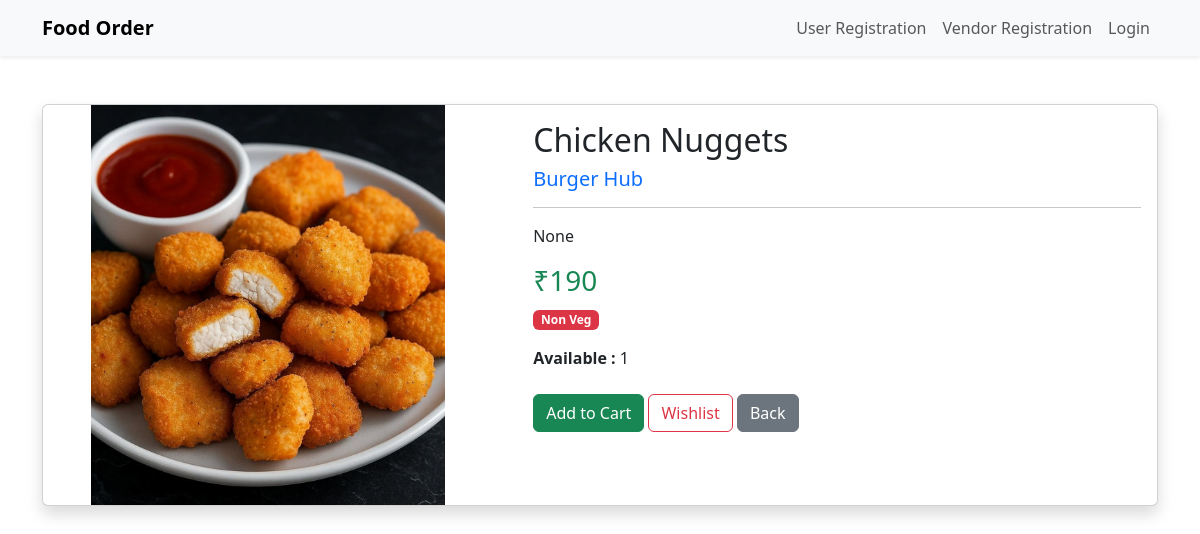
/food/13/, run on the app's committed database.
### menu/models.py (models this page shows)
class FoodMenu(models.Model):
    restaurant = models.ForeignKey(
        VendorDetails,
        on_delete=models.CASCADE,null=True,
    blank=True
    )
    food_types = [
        ('VEG', 'veg'),
        ('NONVEG', 'nonveg')
    ]
    foodname = models.CharField(max_length=100)
    type = models.CharField(max_length=100, choices=food_types)
    price = models.IntegerField()
    foodimg = models.ImageField(upload_to='foodimg/')
    Qty = models.CharField(max_length=100)
    description = models.TextField(max_length=300, blank=True, null=True)

### accounts/models.py (models this page shows, shortened)
class VendorDetails(models.Model):
    user = models.OneToOneField(User,on_delete=models.CASCADE)
    RestaurentName=models.CharField(max_length=100)
    LICNo=models.CharField(max_length=100)
    GSTNo=models.CharField(max_length=100)
    LIC_Certificate=models.ImageField(upload_to='lic_certi/')
    Restaurent_email=models.EmailField(max_length=100)
    Restaurent_phone=models.IntegerField()
    Restaurent_address=models.CharField(max_length=100)
    landmark=models.CharField(max_length=100)
    zipcode=models.IntegerField()
    Restaurent_img=models.ImageField(upload_to='restimg/')
    is_approved=models.BooleanField(default=False)

### menu/views.py (the view)
# urls.py: path("food/<int:id>/", views.food_details, name="food_details"),
def food_details(request, id):
    food = get_object_or_404(
        FoodMenu.objects.annotate(
            average_rating=Avg("review__rating")
        ),
        id=id
    )
    return render(
        request,
        "accounts/food_details.html",
        {
            "food": food
        }
    )

### templates/accounts/food_details.html (shortened to what this page needs)
{% extends 'base.html' %}
{% block content %}
<div class="container mt-5">
    <div class="card shadow">
        <div class="row">
            <div class="col-md-5">
                <img src="{{ food.foodimg.url }}"
                     class="img-fluid rounded-start"
                     style="width:100%;height:400px;object-fit:contain;">
            </div>
            <div class="col-md-7">
                <div class="card-body">
                    <h2>{{ food.foodname }}</h2>
                    <h5 class="text-primary">
                        {{ food.restaurant.RestaurentName }}
                    </h5>
                    <hr>
                    <p>{{ food.description }}</p>
                    <h3 class="text-success">
                        ₹{{ food.price }}
                    </h3>
                    {% if food.type == "VEG" %}
                        <span class="badge bg-success">Veg</span>
                    {% else %}
                        <span class="badge bg-danger">Non Veg</span>
                    {% endif %}
                    <p class="mt-3">
                        <strong>Available :</strong>
                        {{ food.Qty }}
                    </p>
                    <div class="mt-4">
                        <a href="{% url 'add_to_cart' food.id %}"
                           class="btn btn-success">
                            Add to Cart
                        </a>
                        <a href="{% url 'add_to_wishlist' food.id %}"
                           class="btn btn-outline-danger">
                            Wishlist
                        </a>
                        <a href="{% url 'view_restaurant' food.restaurant.id %}"
                           class="btn btn-secondary">
                            Back
                        </a>
                    </div>
                </div>
            </div>
        </div>
    </div>
</div>
{% endblock %}

### data on the page
FoodMenu: foodimg (picture), foodname "Chicken Nuggets", restaurant.RestaurentName "Burger Hub", description "None", price "190", Qty "1"
